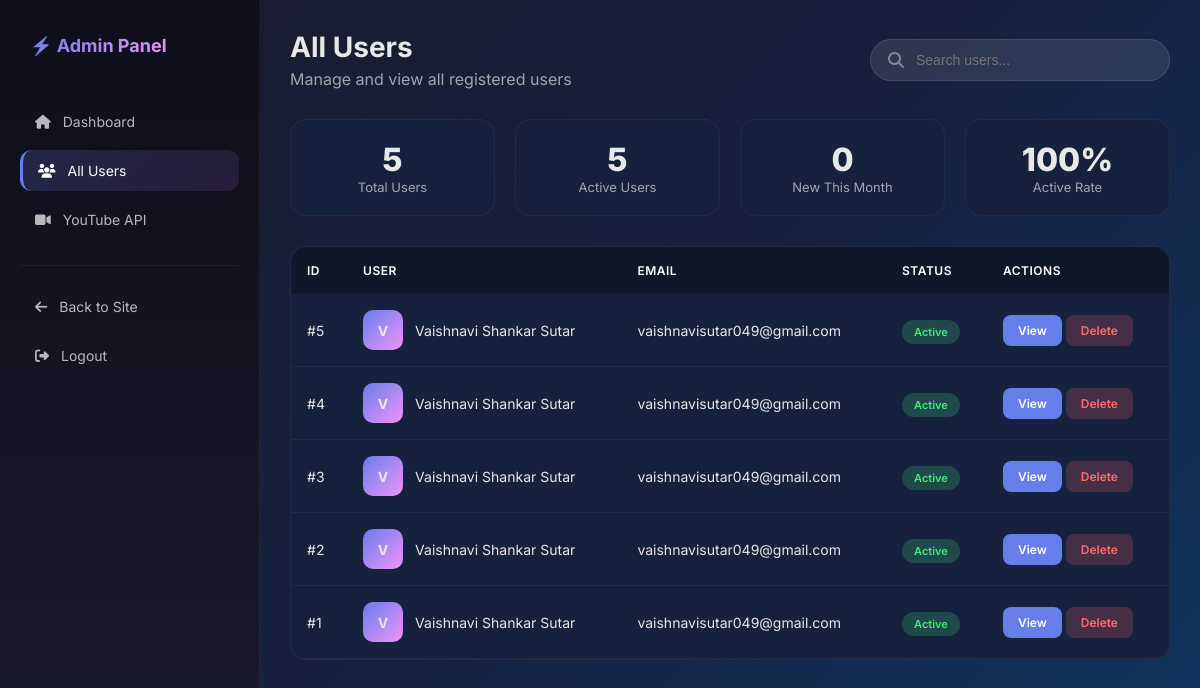
Page /admin-users (signed in) on the earlier database version.
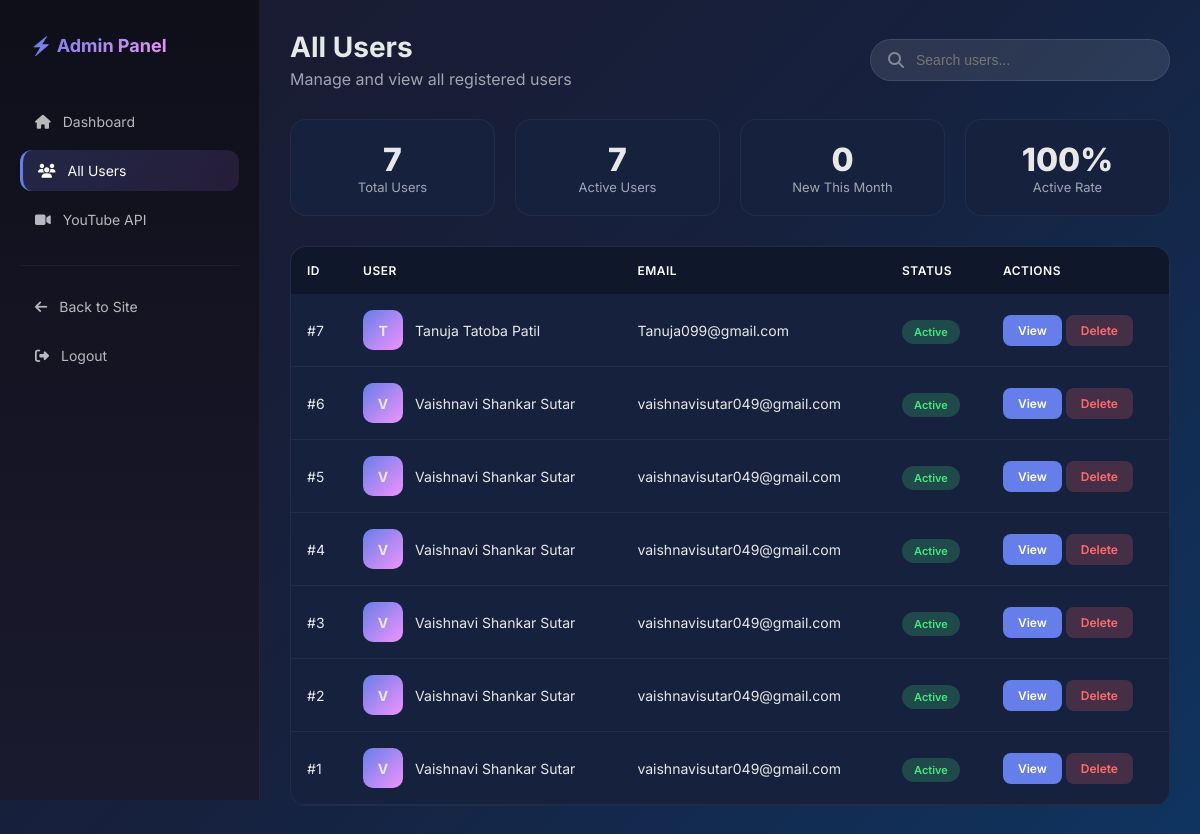
Same page on the later database version.
### tables this page shows
CREATE TABLE users
                 (id INTEGER PRIMARY KEY AUTOINCREMENT,
                  name TEXT,
                  email TEXT,
                  password TEXT,
                  result TEXT);

### app.py (the view)
@app.route('/admin-users')
def admin_users():
    if 'admin_id' not in session:
        return redirect(url_for('admin_login'))
    conn = sqlite3.connect('database.db')
    c = conn.cursor()
    c.execute("""
        SELECT u.id, u.name, u.email,
               (SELECT COUNT(*) FROM results WHERE user_id = u.id) as result_count,
               (SELECT COUNT(*) FROM certificates WHERE user_id = u.id) as cert_count
        FROM users u
        ORDER BY u.id DESC
    """)
    users = c.fetchall()
    conn.close()
    return render_template('admin_users.html', users=users)

### app.py (called while the page is built)
@app.context_processor
def inject_translations():
    lang = session.get('lang', 'en')
    return dict(t=get_all_texts(lang), current_lang=lang)

### translations.py (called while the page is built)
def get_all_texts(lang='en'):
    return TRANSLATIONS.get(lang, TRANSLATIONS['en'])

### templates/admin_users.html (shortened to what this page needs)
<!DOCTYPE html>
<html lang="en">
<head>
    <link rel="stylesheet" href="https://cdnjs.cloudflare.com/ajax/libs/font-awesome/6.4.0/css/all.min.css">
</head>
<body>
    <aside class="sidebar">
        <div class="sidebar-logo">
            <h2>⚡ Admin Panel</h2>
        </div>
        <ul class="sidebar-nav">
            <li><a href="/admin-dashboard"><i class="fas fa-home"></i> Dashboard</a></li>
            <li><a href="/admin-users" class="active"><i class="fas fa-users"></i> All Users</a></li>
            <li><a href="/admin-youtube-api"><i class="fas fa-video"></i> YouTube API</a></li>
        </ul>
        <div class="sidebar-section">
            <ul class="sidebar-nav">
                <li><a href="/dashboard"><i class="fas fa-arrow-left"></i> Back to Site</a></li>
                <li><a href="/admin-logout"><i class="fas fa-sign-out-alt"></i> Logout</a></li>
            </ul>
        </div>
    </aside>
    <main class="main-content">
        <header class="header">
            <div>
                <h1>All Users</h1>
                <p style="color: rgba(255,255,255,0.6); margin-top: 5px;">Manage and view all registered users</p>
            </div>
            <div class="search-box">
                <i class="fas fa-search"></i>
                <input type="text" placeholder="Search users...">
            </div>
        </header>
        <div class="stats-row">
            <div class="stat-card">
                <h3>{{ users|length }}</h3>
                <p>Total Users</p>
            </div>
            <div class="stat-card">
                <h3>{{ users|length }}</h3>
                <p>Active Users</p>
            </div>
            <div class="stat-card">
                <h3>0</h3>
                <p>New This Month</p>
            </div>
            <div class="stat-card">
                <h3>100%</h3>
                <p>Active Rate</p>
            </div>
        </div>
        <div class="table-card">
            <table>
                <thead>
                    <tr>
                        <th>ID</th>
                        <th>User</th>
                        <th>Email</th>
                        <th>Status</th>
                        <th>Actions</th>
                    </tr>
                </thead>
                <tbody>
                    {% for user in users %}
                    <tr>
                        <td>#{{ user[0] }}</td>
                        <td>
                            <div class="user-cell">
                                <div class="user-avatar">{{ user[1][0] }}</div>
                                <span>{{ user[1] }}</span>
                            </div>
                        </td>
                        <td>{{ user[2] }}</td>
                        <td><span class="badge active">Active</span></td>
                        <td>
                            <a href="/admin-user/{{ user[0] }}" class="action-btn">View</a>
                            <a href="/admin-delete-user/{{ user[0] }}" class="delete-btn" onclick="return confirm('Are you sure?')">Delete</a>
                        </td>
                    </tr>
                    {% endfor %}
                </tbody>
            </table>
        </div>
    </main>
</body>
</html>

### templates/admin_users.html (style rules this page uses)
:root { --primary: #667eea; --secondary: #764ba2; --accent: #f093fb; --success: #43e97b; --warning: #fa709a; --danger: #ff6b6b; --dark: #1a1a2e; --darker: #0f0f1a; --light: #e8e8e8; --card-bg: #16213e; --sidebar-width: 260px; }
* { margin: 0; padding: 0; box-sizing: border-box; }
body { font-family: 'Inter', sans-serif; background: linear-gradient(135deg, #1a1a2e 0%, #16213e 50%, #0f3460 100%); min-height: 100vh; color: var(--light); }
.sidebar { position: fixed; left: 0; top: 0; width: var(--sidebar-width); height: 100vh; background: linear-gradient(180deg, #0f0f1a 0%, #1a1a2e 100%); border-right: 1px solid rgba(255,255,255,0.05); padding: 20px; z-index: 1000; }
.sidebar-logo { display: flex; align-items: center; gap: 12px; padding: 15px 10px; margin-bottom: 30px; }
.sidebar-logo h2 { font-size: 18px; font-weight: 700; background: linear-gradient(135deg, var(--primary), var(--accent)); -webkit-background-clip: text; -webkit-text-fill-color: transparent; }
.sidebar-nav { list-style: none; }
.sidebar-nav li { margin-bottom: 8px; }
.sidebar-nav a { display: flex; align-items: center; gap: 12px; padding: 12px 15px; color: rgba(255,255,255,0.7); text-decoration: none; border-radius: 12px; transition: all 0.3s; font-size: 14px; }
.sidebar-nav a:hover, .sidebar-nav a.active { background: linear-gradient(135deg, rgba(102,126,234,0.2), rgba(118,75,162,0.2)); color: white; border-left: 3px solid var(--primary); }
.sidebar-section { margin-top: 25px; padding-top: 20px; border-top: 1px solid rgba(255,255,255,0.05); }
.main-content { margin-left: var(--sidebar-width); padding: 30px; }
.header { display: flex; justify-content: space-between; align-items: center; margin-bottom: 30px; }
.header h1 { font-size: 28px; font-weight: 700; }
.search-box { position: relative; }
.search-box input { background: rgba(255,255,255,0.1); border: 1px solid rgba(255,255,255,0.1); border-radius: 25px; padding: 12px 20px 12px 45px; color: white; width: 300px; font-size: 14px; }
.search-box i { position: absolute; left: 18px; top: 50%; transform: translateY(-50%); color: rgba(255,255,255,0.4); }
.stats-row { display: grid; grid-template-columns: repeat(4, 1fr); gap: 20px; margin-bottom: 30px; }
.stat-card { background: var(--card-bg); border-radius: 16px; padding: 20px; text-align: center; border: 1px solid rgba(255,255,255,0.05); }
.stat-card h3 { font-size: 32px; font-weight: 800; }
.stat-card p { font-size: 13px; color: rgba(255,255,255,0.6); }
.table-card { background: var(--card-bg); border-radius: 16px; overflow: hidden; border: 1px solid rgba(255,255,255,0.05); }
table { width: 100%; border-collapse: collapse; }
th { background: rgba(0,0,0,0.3); color: white; padding: 16px; text-align: left; font-weight: 600; font-size: 12px; text-transform: uppercase; letter-spacing: 0.5px; }
td { padding: 16px; font-size: 14px; border-bottom: 1px solid rgba(255,255,255,0.05); }
.user-cell { display: flex; align-items: center; gap: 12px; }
.user-avatar { width: 40px; height: 40px; border-radius: 10px; background: linear-gradient(135deg, var(--primary), var(--accent)); display: flex; align-items: center; justify-content: center; font-weight: 700; font-size: 14px; }
.badge { padding: 5px 12px; border-radius: 20px; font-size: 11px; font-weight: 600; }
.badge.active { background: rgba(67, 233, 123, 0.2); color: #43e97b; }
.action-btn { padding: 8px 15px; background: var(--primary); border: none; border-radius: 8px; color: white; font-size: 12px; font-weight: 600; cursor: pointer; text-decoration: none; display: inline-block; }
.delete-btn { padding: 8px 15px; background: rgba(255, 107, 107, 0.2); border: none; border-radius: 8px; color: #ff6b6b; font-size: 12px; font-weight: 600; cursor: pointer; text-decoration: none; display: inline-block; }

Differences in the rows shown:
added users: id "7", name "T", name "Tanuja Tatoba Patil", email "Tanuja099@gmail.com"
added users: id "6", name "V", name "Vaishnavi Shankar Sutar", email "vaishnavisutar049@gmail.com"
Other differences:
{{ users|length }}: "5" → "7"
